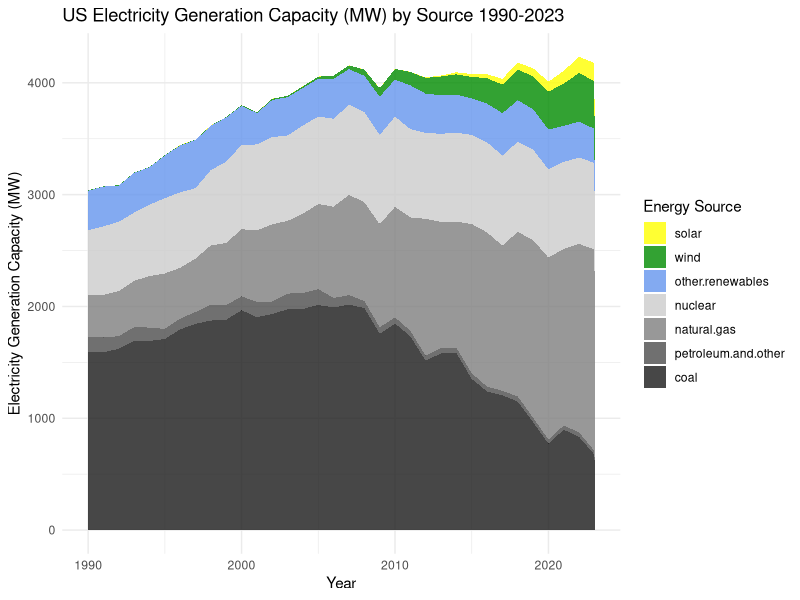
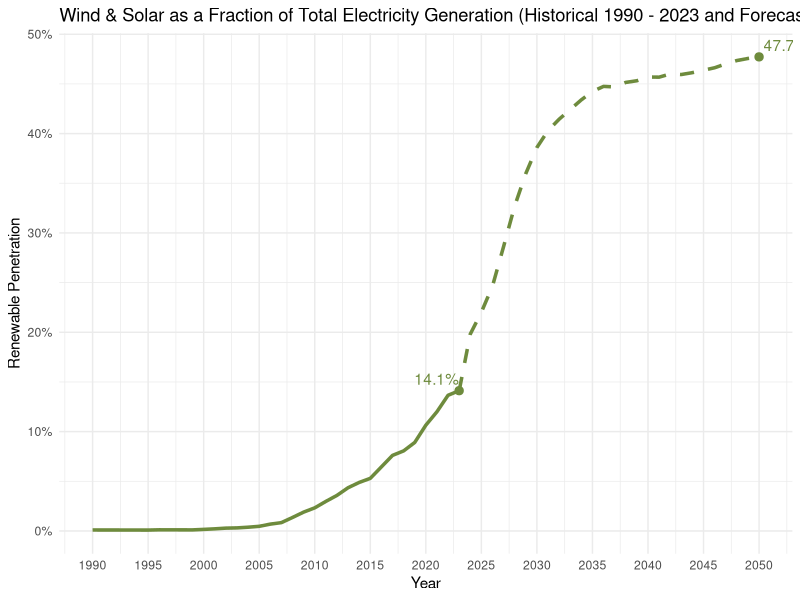
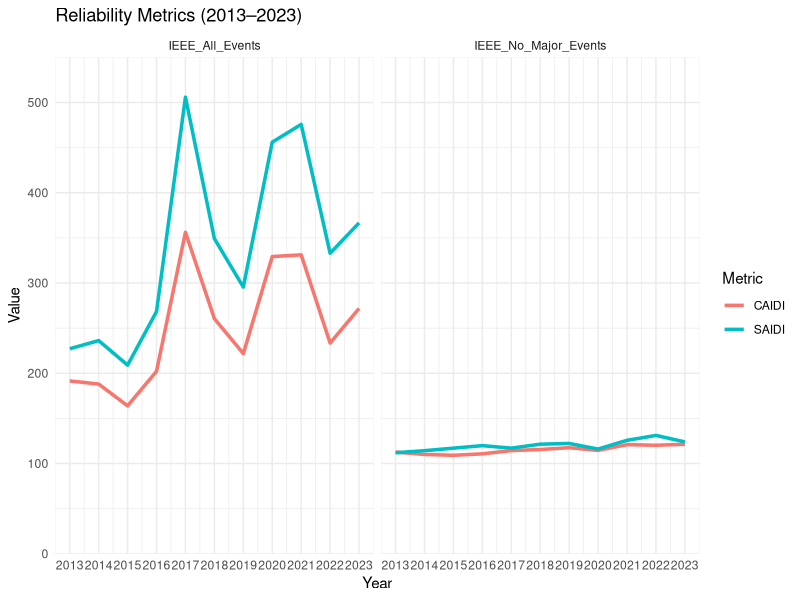
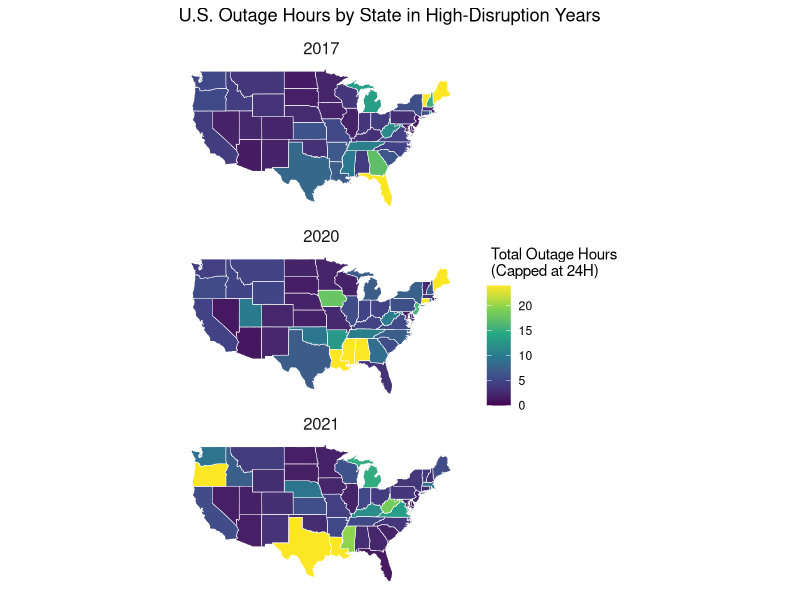
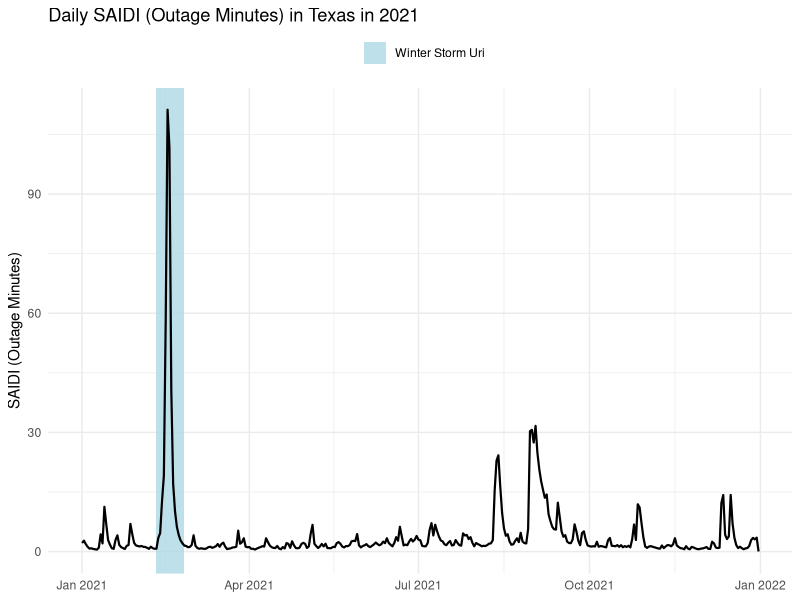

Here is the R script that generated these plots, in order:
## ---- chunk 1
suppressPackageStartupMessages(library(ggplot2))
suppressPackageStartupMessages(library(dplyr))
suppressPackageStartupMessages(library(tidyr))
suppressPackageStartupMessages(library(scales))
suppressPackageStartupMessages(library(sf))
suppressPackageStartupMessages(library(maps))
suppressPackageStartupMessages(library(viridis))
## ---- chunk 2
us_gen_data <- read.csv("US_generation.csv")

colnames(us_gen_data)[1] <- "Year"

us_gen_data <- us_gen_data |>
  filter(Year >= 1990)

data1_long <- us_gen_data |>
  select(Year, wind, solar, `coal`, `natural.gas`, `nuclear`, `other.renewables`, `petroleum.and.other`) |>
  pivot_longer(cols = -Year, names_to = "Energy_Source", values_to = "Generation")

# Set factor levels (wind and solar at the top)
data1_long$Energy_Source <- factor(data1_long$Energy_Source, 
                                  levels = c("solar","wind","other.renewables", "nuclear", "natural.gas",
                                             "petroleum.and.other", "coal"))
# Area Chart
ggplot(data1_long, aes(x = Year, y = Generation, fill = Energy_Source)) +
  geom_area(alpha = 0.8, position = "stack") +
  scale_fill_manual(values = c("coal" = "gray10", 
                               "natural.gas" = "gray50", 
                               "nuclear" = "gray80", 
                               "other.renewables" = "cornflowerblue", 
                               "petroleum.and.other" = "gray30",
                               "wind" = "green4",
                               "solar" = "yellow")) +
  labs(title = "US Electricity Generation Capacity (MW) by Source 1990-2023",
       x = "Year",
       y = "Electricity Generation Capacity (MW)",
       fill = "Energy Source") +
  theme_minimal()
## ---- chunk 3

# Add a new column to calculate the fraction of wind + solar generation
data2 <- us_gen_data |>
  mutate(
    Total_Generation = wind + solar + coal + natural.gas + nuclear + other.renewables + petroleum.and.other,
    Wind_Solar_Fraction = (wind + solar) / Total_Generation
  )

# Find the last data point
last_point <- data2 |> filter(Year == max(Year))

# Load and prepare the forecast data in R
forecast <- read.csv("Renewable_Energy_Forecast.csv") |>
  select(Year, Solar_Wind_Fraction) |>
  rename(Solar_Wind_Fraction = Solar_Wind_Fraction)

# Combine the historical and forecast data for plotting
combined_data <- bind_rows(
  data2 |> select(Year, Wind_Solar_Fraction) |> rename(Fraction = Wind_Solar_Fraction),
  forecast |> rename(Fraction = Solar_Wind_Fraction)
)

# Find the last data point
last_point2 <- forecast |> filter(Year == max(Year))

# Plot with the forecast
ggplot(data2, aes(x = Year, y = Wind_Solar_Fraction)) +
  geom_line(color = "darkolivegreen4", linewidth = 1.2) +
  geom_line(data = forecast, aes(x = Year, y = Solar_Wind_Fraction),
            color = "darkolivegreen4", linetype = "dashed", linewidth = 1.2) +
  geom_point(data = last_point, aes(x = Year, y = Wind_Solar_Fraction), 
             size = 2.5, color = "darkolivegreen4") +
  geom_text(data = last_point, aes(label = scales::percent(Wind_Solar_Fraction, accuracy = 0.1)),
            vjust = -0.5, hjust = 1, color = "darkolivegreen4") +
  geom_text(data = forecast |> filter(Year == 2050),
            aes(x = Year, y = Solar_Wind_Fraction,
                label = scales::percent(Solar_Wind_Fraction, accuracy = 0.1)),
            vjust = -0.5, hjust = -0.1, color = "darkolivegreen4") + 
 geom_point(data = last_point2, aes(x = Year, y = Solar_Wind_Fraction), 
             size = 2.5, color = "darkolivegreen4") +
  labs(title = "Wind & Solar as a Fraction of Total Electricity Generation (Historical 1990 - 2023 and Forecast 2024-2050)",
       x = "Year",
       y = "Renewable Penetration") +
  theme_minimal() +
  scale_y_continuous(labels = scales::percent_format())+
  scale_x_continuous(breaks = seq(1990, 2050, by = 5)) 
## ---- chunk 4

t1_reliability <- read.csv("T1_Reliability.csv")

t1_reliability <- t1_reliability |>
   filter(`Event_Category` %in% c("IEEE_All_Events", "IEEE_No_Major_Events"))

t1_reliability$Year <- as.integer(t1_reliability$Year)

# Reshape the data to a long format for plotting
data3_long <- t1_reliability  |>
  pivot_longer(cols = c(SAIDI, CAIDI), names_to = "Metric", values_to = "Value")

# Plot the line graph faceted by Event Category
ggplot(data3_long, aes(x = Year, y = Value, color = Metric)) +
  geom_line(linewidth = 1.2) +
  scale_x_continuous(breaks = seq(2013, 2023, 1)) +
  scale_y_continuous(limits = c(0, 550), expand = c(0, 0)) + 
  labs(title = "Reliability Metrics (2013–2023)",
       x = "Year",
       y = "Value",
       color = "Metric") +
  facet_wrap(~ `Event_Category`) +
  theme_minimal()
## ---- chunk 5

data5 <- read.csv("T4_ReliabilityByState.csv")
# State abbreviations and full names
state_abbrev <- tibble(
  state_full = tolower(state.name),
  state_abbrev = state.abb
)

filtered_data5 <- data5 |>
  filter(Method == "IEEE", 
         Event_Grouping == "All Events (With Major Event Days)",
         Census_Division %in% c(2017, 2020, 2021),
         !is.na(Census_Division)) |>
  select(-Method, -Event_Grouping, -HI, -AK)

# Reshape the data into a long format
long_data5 <- filtered_data5 |>
  pivot_longer(cols = -Census_Division, names_to = "state_abbrev", values_to = "value")

# Convert values from minutes to hours and cap at 24 hours
long_data5 <- long_data5 |>
  mutate(value = pmin(value / 60, 24)) 

# Load state geometries
us_states <- st_as_sf(maps::map("state", plot = FALSE, fill = TRUE))
us_states <- us_states |>
  mutate(state_full = ID) |>
  left_join(state_abbrev, by = c("state_full" = "state_full")) 

# Merge data with geometries
mapped_data <- us_states |>
  left_join(long_data5, by = c("state_abbrev" = "state_abbrev")) |>
  filter(state_abbrev != "DC")

# Plot the map with facets for Census Division
ggplot(data = mapped_data) +
  geom_sf(aes(fill = value), color = "white", lwd = 0.2) +
  scale_fill_viridis_c(option = "viridis", na.value = "gray80", limits = c(0, 24)) +
  labs(title = "U.S. Outage Hours by State in High-Disruption Years",
       fill = " Total Outage Hours\n (Capped at 24H)") +
  facet_wrap(~ Census_Division, ncol = 1) + # Facet by Census Division
  theme_minimal() +
  theme(
    axis.text = element_blank(),
    axis.ticks = element_blank(),
    panel.grid = element_blank(),
    strip.text = element_text(size = 12) 
  )
## ---- chunk 6
# Read the data
saidi_data <- read.csv("Texas_Daily_SAIDI.csv")

# Convert Date column to Date type
saidi_data$Date <- as.Date(saidi_data$Date, format = "%m/%d/%y")

highlight_period <- data.frame(
  xmin = as.Date("2021-02-10"),
  xmax = as.Date("2021-02-25"),
  ymin = -Inf,
  ymax = Inf,
  label = "Winter Storm Uri"
)

# Plot the data
ggplot(saidi_data, aes(x = Date, y = Daily.SAIDI)) +
  geom_rect(data = highlight_period, 
            aes(xmin = xmin, xmax = xmax, ymin = ymin, ymax = ymax, fill = label),
            alpha = 0.8, inherit.aes = FALSE) +
  scale_fill_manual(name = "", values = c("Winter Storm Uri" = "lightblue")) +
  geom_line(color = "black", linewidth = .75) +
  labs(title = "Daily SAIDI (Outage Minutes) in Texas in 2021",
       x = NULL,
       y = "SAIDI (Outage Minutes)") +
  theme_minimal() +
  theme(legend.position = "top")
